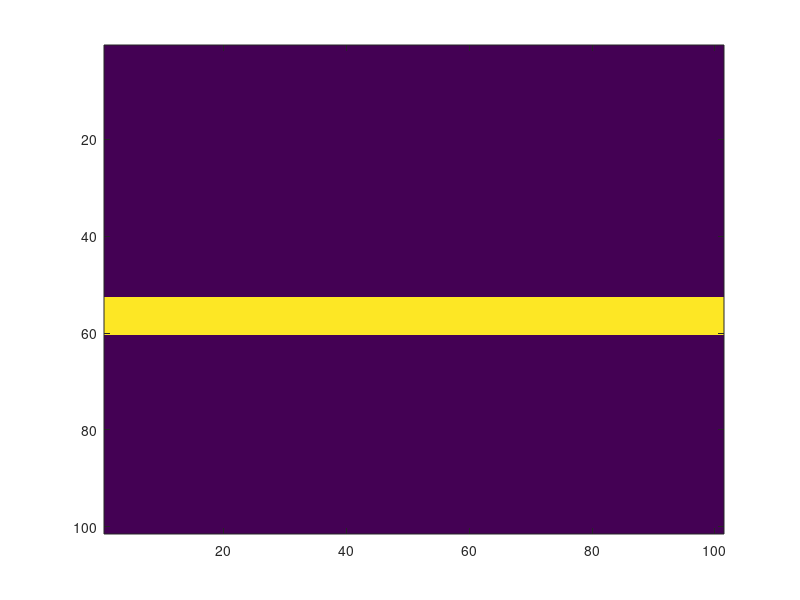

MATLAB code for this plot: (Note: this script raises an error after producing the figure.)
model.o = [0 0];
model.d = [10 10];
model.n = [101 101];
model.nb = [30 30 0];
model.t0 = -.08;

t    = 0:.004:1; nt = length(t);
freq = [0:1/t(end):.5/(t(2)-t(1)), -.5/(t(2)-t(1)):1/t(end):-1/t(end)];
If   = [2:length(freq)];

model.freq = freq(If);             nfreq = length(model.freq);
model.zsrc = 10;
model.xsrc = linspace(0,1000,101);  nsrc  = length(model.xsrc);
model.zrec = 10;
model.xrec = linspace(0,1000,101); nrec  = length(model.xrec);
model.f0   = 10;
model.t0   = -.08;

Q = speye(nsrc); 

z = 0:10:1000;
x = 0:10:1000;
[zz,xx] = ndgrid(z,x);

% background velocity [m/s]
v0 = 2000 + 0.*zz;
dv = 0*xx;
dv(zz >= 520) = 600;
dv(zz >= 600) = 0;
figure; imagesc(dv);
v = v0+dv;
m = 1e6./v(:).^2;

[~,J] = F(m,Q,model);
Dobs = J*m;
save D Dobs
% A    = opKron(opRestriction(length(freq),If),opDirac(nrec),opDirac(nsrc));
% F =  A*opFFT1([nt,nrec,nsrc]);

F = opFFT1([nt,nrec,nsrc]);
Dt   = F'*Dobs;
xr = model.xrec; xs = model.xsrc; 

cube = permute(reshape(gather(Dt),nrec,nsrc,nt),[3 1 2]); 

a = test1(cube,t,xr,xs,z,v0(1:length(z)));
aa = DSR_mig(cube,t,xr,xs,z,v0(1:length(z)));

figure;imagesc(model.xrec,t,cube(:,:,26));colormap(seiscol(0,1));
